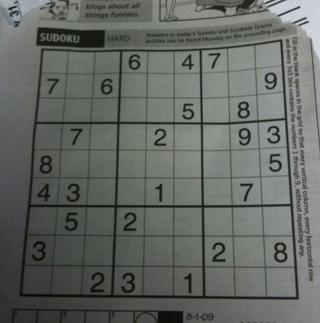
#> input picture Topic/059_Hough_Line/test.jpg, 320 x 323 px, found by its file name
$ python 059_hough_line_1.py
#> lines starting #> are read from the running program, lines starting #| are printed output that depends on the picture
import cv2 as cv
import numpy as np


def canny_demo(image):
    t = 80
    canny_output = cv.Canny(image, t, t * 2)
    # cv.imwrite("canny_output.png", canny_output)
    return canny_output


src = cv.imread("H:/OpenCV_Learning/059_Hough_Line/test.jpg")
#> src is the input picture: shape (323, 320, 3); mean B, G, R 99.6, 103.9, 100.2
cv.namedWindow("input", cv.WINDOW_AUTOSIZE)
cv.imshow("input", src)

binary = canny_demo(src)
#> in canny_demo, `canny_output = cv.Canny(image, t, t * 2)`:
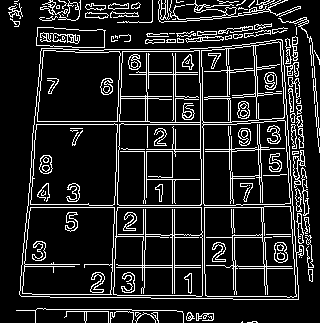
#> canny_output: shape (323, 320); 13.6% white in thin lines or dots
cv.imshow("binary", binary)

lines = cv.HoughLines(binary, 1, np.pi / 180, 150, None, 0, 0)
#> lines = 25 rows, first 8: [207, 1.57], [149, 0.0175], [121, 0.0349], [124, 1.57], [-200, 3.12], [147, 0.0175], [47, 0.0873], [45, 0.0873]
if lines is not None:
    for i in range(0, len(lines)):
        rho = lines[i][0][0]
        theta = lines[i][0][1]
        a = np.cos(theta)
        b = np.sin(theta)
        x0 = a * rho
        y0 = b * rho
        pt1 = (int(x0 + 1000 * (-b)), int(y0 + 1000 * (a)))
        pt2 = (int(x0 - 1000 * (-b)), int(y0 - 1000 * (a)))
        cv.line(src, pt1, pt2, (0, 0, 255), 3, cv.LINE_AA)
#> this loop made 25 passes
#> (rho, theta, a, b, x0, y0, pt1, pt2) on passes 1 to 10: (207, 1.57, -4.37e-08, 1, -9.05e-06, 207, (-1000, 206), (999, 207)), (149, 0.0175, 1, 0.0175, 149, 2.6, (131, 1002), (166, -997)), (121, 0.0349, 0.999, 0.0349, 120.9, 4.22, (86, 1003), (155, -995)), (124, 1.57, -4.37e-08, 1, -5.42e-06, 124, (-1000, 123), (999, 124)), (-200, 3.12, -1, 0.0175, 200, -3.49, (182, -1003), (217, 996)), (147, 0.0175, 1, 0.0175, 147, 2.57, (129, 1002), (164, -997)), (47, 0.0873, 0.996, 0.0872, 46.82, 4.1, (-40, 1000), (133, -992)), (45, 0.0873, 0.996, 0.0872, 44.83, 3.92, (-42, 1000), (131, -992)), (203, 1.59, -0.0175, 1, -3.54, 203, (-1003, 185), (996, 220)), (-198, 3.12, -1, 0.0175, 198, -3.46, (180, -1003), (215, 996))
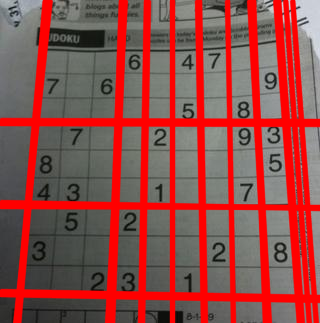
#> src: shape (323, 320, 3); mean B, G, R 73.3, 76.4, 144.2


# 显示
cv.imshow("hough line demo", src)
cv.imwrite("hough_line1.png", src)
cv.waitKey(0)
cv.destroyAllWindows()
